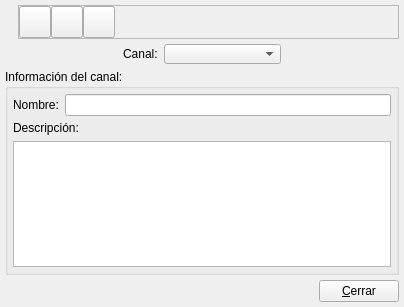
<ui version="4.0" >
 <author></author>
 <comment></comment>
 <exportmacro></exportmacro>
 <class>canaldlg</class>
 <widget class="QWidget" name="canaldlg" >
  <property name="geometry" >
   <rect>
    <x>0</x>
    <y>0</y>
    <width>404</width>
    <height>307</height>
   </rect>
  </property>
  <property name="windowTitle" >
   <string>Canales</string>
  </property>
  <property name="windowIcon" >
   <iconset resource="../../../bulmages.qrc" >:/BulmaCont32x32/images/pendientes/i_canales.xpm</iconset>
  </property>
  <layout class="QVBoxLayout" >
   <property name="margin" >
    <number>5</number>
   </property>
   <property name="spacing" >
    <number>5</number>
   </property>
   <item>
    <layout class="QHBoxLayout" >
     <property name="margin" >
      <number>0</number>
     </property>
     <property name="spacing" >
      <number>6</number>
     </property>
     <item>
      <widget class="QLabel" name="label" >
       <property name="text" >
        <string/>
       </property>
       <property name="pixmap" >
        <pixmap resource="../../../bulmages.qrc" >:/BulmaCont32x32/images/pendientes/i_canales.xpm</pixmap>
       </property>
      </widget>
     </item>
     <item>
      <widget class="QFrame" name="frame" >
       <property name="frameShape" >
        <enum>QFrame::StyledPanel</enum>
       </property>
       <property name="frameShadow" >
        <enum>QFrame::Raised</enum>
       </property>
       <layout class="QHBoxLayout" >
        <property name="margin" >
         <number>0</number>
        </property>
        <property name="spacing" >
         <number>0</number>
        </property>
        <item>
         <widget class="QToolButton" name="mui_crear" >
          <property name="minimumSize" >
           <size>
            <width>32</width>
            <height>32</height>
           </size>
          </property>
          <property name="maximumSize" >
           <size>
            <width>32</width>
            <height>32</height>
           </size>
          </property>
          <property name="text" >
           <string/>
          </property>
          <property name="icon" >
           <iconset resource="../../../bulmages.qrc" >:/Genericos32x32/images/pendientes/i_fileNew.xpm</iconset>
          </property>
          <property name="iconSize" >
           <size>
            <width>32</width>
            <height>32</height>
           </size>
          </property>
         </widget>
        </item>
        <item>
         <widget class="QToolButton" name="mui_borrar" >
          <property name="minimumSize" >
           <size>
            <width>32</width>
            <height>32</height>
           </size>
          </property>
          <property name="maximumSize" >
           <size>
            <width>32</width>
            <height>32</height>
           </size>
          </property>
          <property name="text" >
           <string/>
          </property>
          <property name="icon" >
           <iconset resource="../../../bulmages.qrc" >:/Genericos32x32/images/pendientes/i_editDelete.png</iconset>
          </property>
          <property name="iconSize" >
           <size>
            <width>22</width>
            <height>22</height>
           </size>
          </property>
         </widget>
        </item>
        <item>
         <widget class="QToolButton" name="mui_guardar" >
          <property name="minimumSize" >
           <size>
            <width>32</width>
            <height>32</height>
           </size>
          </property>
          <property name="maximumSize" >
           <size>
            <width>32</width>
            <height>32</height>
           </size>
          </property>
          <property name="text" >
           <string/>
          </property>
          <property name="icon" >
           <iconset resource="../../../bulmages.qrc" >:/Genericos32x32/images/pendientes/i_save.xpm</iconset>
          </property>
          <property name="iconSize" >
           <size>
            <width>22</width>
            <height>22</height>
           </size>
          </property>
         </widget>
        </item>
        <item>
         <spacer>
          <property name="orientation" >
           <enum>Qt::Horizontal</enum>
          </property>
          <property name="sizeType" >
           <enum>QSizePolicy::Expanding</enum>
          </property>
          <property name="sizeHint" >
           <size>
            <width>405</width>
            <height>21</height>
           </size>
          </property>
         </spacer>
        </item>
       </layout>
      </widget>
     </item>
    </layout>
   </item>
   <item>
    <layout class="QHBoxLayout" >
     <property name="margin" >
      <number>0</number>
     </property>
     <property name="spacing" >
      <number>6</number>
     </property>
     <item>
      <spacer>
       <property name="orientation" >
        <enum>Qt::Horizontal</enum>
       </property>
       <property name="sizeHint" >
        <size>
         <width>40</width>
         <height>20</height>
        </size>
       </property>
      </spacer>
     </item>
     <item>
      <widget class="QLabel" name="textLabel2_2" >
       <property name="text" >
        <string>Canal:</string>
       </property>
      </widget>
     </item>
     <item>
      <widget class="BusquedaCanal" name="mui_idcanal" >
       <property name="sizePolicy" >
        <sizepolicy>
         <hsizetype>7</hsizetype>
         <vsizetype>13</vsizetype>
         <horstretch>0</horstretch>
         <verstretch>0</verstretch>
        </sizepolicy>
       </property>
      </widget>
     </item>
     <item>
      <spacer>
       <property name="orientation" >
        <enum>Qt::Horizontal</enum>
       </property>
       <property name="sizeType" >
        <enum>QSizePolicy::Expanding</enum>
       </property>
       <property name="sizeHint" >
        <size>
         <width>61</width>
         <height>20</height>
        </size>
       </property>
      </spacer>
     </item>
    </layout>
   </item>
   <item>
    <widget class="QGroupBox" name="groupBox" >
     <property name="title" >
      <string>Información del canal:</string>
     </property>
     <layout class="QVBoxLayout" >
      <property name="margin" >
       <number>5</number>
      </property>
      <property name="spacing" >
       <number>5</number>
      </property>
      <item>
       <layout class="QHBoxLayout" >
        <property name="margin" >
         <number>0</number>
        </property>
        <property name="spacing" >
         <number>6</number>
        </property>
        <item>
         <widget class="QLabel" name="textLabel1" >
          <property name="text" >
           <string>Nombre:</string>
          </property>
         </widget>
        </item>
        <item>
         <widget class="QLineEdit" name="nomcanal" />
        </item>
       </layout>
      </item>
      <item>
       <layout class="QVBoxLayout" >
        <property name="margin" >
         <number>0</number>
        </property>
        <property name="spacing" >
         <number>6</number>
        </property>
        <item>
         <widget class="QLabel" name="textLabel1_2" >
          <property name="text" >
           <string>Descripción:</string>
          </property>
         </widget>
        </item>
        <item>
         <widget class="QTextEdit" name="desccanal" />
        </item>
       </layout>
      </item>
     </layout>
    </widget>
   </item>
   <item>
    <layout class="QHBoxLayout" >
     <property name="margin" >
      <number>0</number>
     </property>
     <property name="spacing" >
      <number>6</number>
     </property>
     <item>
      <spacer>
       <property name="orientation" >
        <enum>Qt::Horizontal</enum>
       </property>
       <property name="sizeType" >
        <enum>QSizePolicy::Expanding</enum>
       </property>
       <property name="sizeHint" >
        <size>
         <width>191</width>
         <height>21</height>
        </size>
       </property>
      </spacer>
     </item>
     <item>
      <widget class="QPushButton" name="pushButton2" >
       <property name="text" >
        <string>&amp;Cerrar</string>
       </property>
      </widget>
     </item>
    </layout>
   </item>
  </layout>
 </widget>
 <layoutdefault spacing="6" margin="11" />
 <pixmapfunction></pixmapfunction>
 <customwidgets>
  <customwidget>
   <class>BusquedaCanal</class>
   <extends>QComboBox</extends>
   <header>busquedacanal.h</header>
   <container>0</container>
   <pixmap></pixmap>
  </customwidget>
 </customwidgets>
 <resources>
  <include location="../../../bulmages.qrc" />
 </resources>
 <connections>
  <connection>
   <sender>pushButton2</sender>
   <signal>clicked()</signal>
   <receiver>canaldlg</receiver>
   <slot>close()</slot>
   <hints>
    <hint type="sourcelabel" >
     <x>391</x>
     <y>326</y>
    </hint>
    <hint type="destinationlabel" >
     <x>417</x>
     <y>319</y>
    </hint>
   </hints>
  </connection>
 </connections>
</ui>
